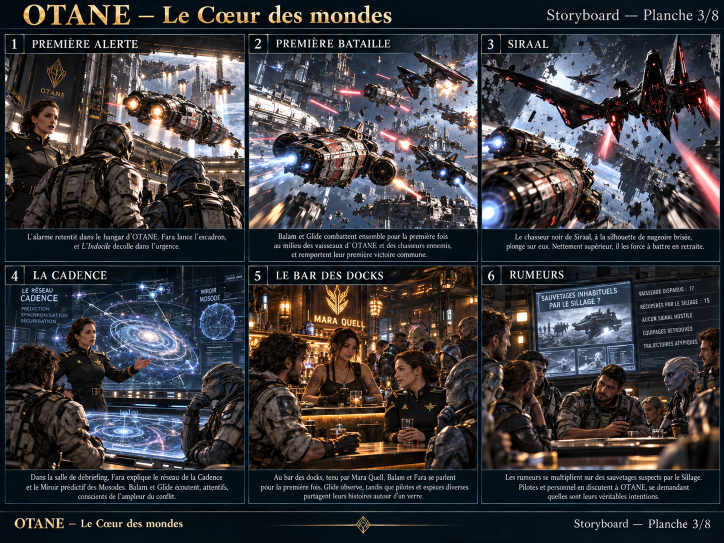
#> input picture otane-previz/animatic/src/planche3.png, 1448 x 1086 px, given in place of sc1_p1.png, which was not available (shown at 1/2 size)
$ python cfg_sc1.py
#> lines starting #> are read from the running program, lines starting #| are printed output that depends on the picture; pictures that were not available may be replaced by others from this repository, and a replacement may not be noted
### otane-previz/animatic/layout.py
"""Détection automatique des cases d'une planche (2 rangées × 3 colonnes)."""
import numpy as np
from PIL import Image


def _groups(mask):
    g, s = [], None
    for i, v in enumerate(mask):
        if v and s is None:
            s = i
        if not v and s is not None:
            g.append((s, i - 1))
            s = None
    if s is not None:
        g.append((s, len(mask) - 1))
    return g


def panels(path):
    """Renvoie [(x0, y0, x1, y1)] des 6 zones d'image, dans l'ordre de lecture, sans bandeau ni légende."""
    a = np.asarray(Image.open(path).convert('L')).astype(float)
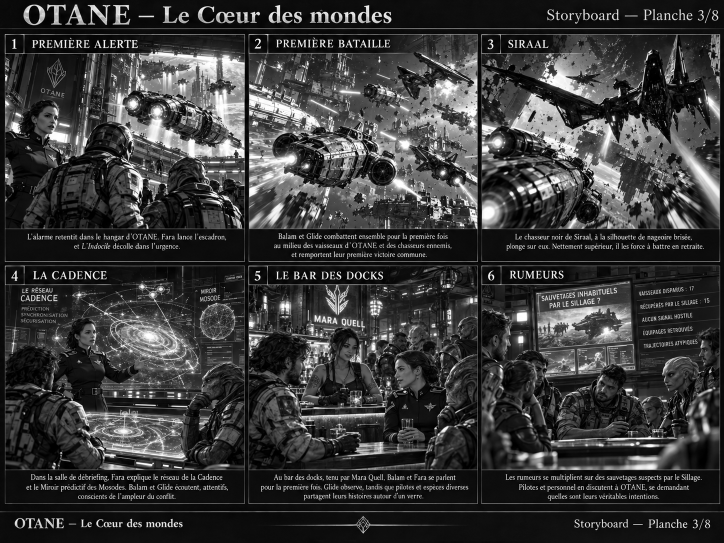
#> a: shape (1086, 1448) float64 (shown at 1/2 size); min 0, max 255, mean 57.8
    cols = [g for g in _groups(a[150:900].mean(0) < 22) if g[1] - g[0] >= 3]
#> the loop in _groups, `for i, v in enumerate(mask):` made 1448 passes
#> v on passes 1 to 12: True, True, True, True, True, True, True, True, True, False, False, False
#> after the loop in _groups, `for i, v in enumerate(mask):`: g = [(0, 8), (490, 496), (956, 962)]; s = 1441
#> cols = [(0, 8), (490, 496), (956, 962), (1441, 1447)]
    rows = [g for g in _groups(a[:, 100:1350].mean(1) < 22) if g[1] - g[0] >= 2]
#> the loop in _groups (call 2), `for i, v in enumerate(mask):` made 1086 passes
#> rows = [(0, 9), (49, 55), (59, 67), (459, 466), (479, 487), (498, 506), (514, 521), (524, 530), (533, 541), (559, 564), (941, 948), (960, 967), (980, 989), (998, 1005), (1008, 1021), (1025, 1043), (1055, 1085)]
    xs = [(cols[i][1] + 5, cols[i + 1][0] - 4) for i in range(3)]
#> xs = [(13, 486), (501, 952), (967, 1437)]
    cap1 = min(g[0] for g in rows if 400 < g[0] < 520)
#> cap1 = 459
    gut = max(g[1] for g in rows if cap1 < g[0] < 560)
#> gut = 564
    cap2 = min(g[0] for g in rows if g[0] > 900)
#> cap2 = 941
    ys = [(110, cap1 - 2), (gut + 42, cap2 - 2)]
#> ys = [(110, 457), (606, 939)]
    return [(x0, y0, x1, y1) for (y0, y1) in ys for (x0, x1) in xs]

### otane-previz/animatic/cfgutil.py
"""Outils communs aux configurations d'animatique.

Dans une configuration, les positions s'écrivent en fractions de la case (0 à 1),
la largeur de cadre caméra aussi (1 = toute la largeur de la case).
`case()` convertit tout en pixels de case.
"""
from pathlib import Path

from PIL import Image

import layout

SRC = Path(__file__).resolve().parent / 'src'

ORANGE = (1.0, 0.62, 0.25)
BLUE = (0.45, 0.7, 1.0)
RED = (1.0, 0.18, 0.15)
CYAN = (0.35, 0.85, 1.0)
WARM = (1.0, 0.72, 0.38)
WHITE = (1.0, 1.0, 1.0)
GOLDF = (1.0, 0.8, 0.4)
GREY = (0.55, 0.55, 0.58)

SERIF = '/usr/share/fonts/truetype/liberation/LiberationSerif-Regular.ttf'
SERIF_B = '/usr/share/fonts/truetype/liberation/LiberationSerif-Bold.ttf'
SANS = '/usr/share/fonts/opentype/inter/Inter-Regular.otf'
GOLD = (222, 184, 110)


def _pt(x, y, w, h):
    return x * w, y * h


def _rect(r, w, h):
    return (r[0] * w, r[1] * h, r[2] * w, r[3] * h)


def scale_fx(f, w, h):
    k = f[0]
    if k in ('glow',):
        return (k, f[1] * w, f[2] * h) + tuple(f[3:])
    if k in ('boom',):
        return (k, f[1], f[2] * w, f[3] * h, f[4])
    if k in ('bolts',):
        return (k, f[1], [_rect(r, w, h) for r in f[2]]) + tuple(f[3:])
    if k in ('screen',):
        return (k,) + _rect(f[1:5], w, h) + tuple(f[5:])
    if k in ('glitch', 'water', 'smoke'):
        return (k, _rect(f[1], w, h)) + tuple(f[2:])
    if k in ('sparks',):
        return (k, f[1], _rect(f[2], w, h)) + tuple(f[3:])
    if k in ('glints', 'dying', 'birds', 'twinkle'):
        return (k, [_pt(x, y, w, h) for x, y in f[1]]) + tuple(f[2:])
    if k in ('rays', 'vortex', 'radar', 'ring', 'ringglow'):
        return (k, f[1] * w, f[2] * h) + tuple(f[3:])
    if k in ('diamond',):
        return (k, f[1] * w, f[2] * h, f[3] * w, f[4] * h)
    if k in ('beams',):
        return (k, [_rect(r, w, h) for r in f[1]]) + tuple(f[2:])
    return f


def case(src, idx, label, title, text, cam, fx=(), dur=8.5, trans='fade', shake=0.6, roll=0.0,
         mood='tension', sfx=()):
    """Une case : src = nom de planche dans animatic/src, idx = 1..6 dans l'ordre de lecture."""
    path = SRC / f'{src}.png'
    box = layout.panels(path)[idx - 1]
#> box = (13, 110, 486, 457)
    w, h = box[2] - box[0], box[3] - box[1]
#> w = 473; h = 347
    return dict(kind='panel', id=f'{src}-{idx}', src=str(path), box=box, label=label, title=title, text=text,
                cam=[(t, cx * w, cy * h, cw * w) for t, cx, cy, cw in cam],
                fx=[scale_fx(f, w, h) for f in fx], dur=dur, trans=trans, shake=shake, roll=roll,
                mood=mood, sfx=list(sfx))


def card(cid, dur, lines, mood='ouverture', sfx=()):
    return dict(kind='card', id=cid, dur=dur, lines=lines, mood=mood, sfx=list(sfx))


def title_card(cid, sub, dur=5.5, mood='ouverture'):
    return card(cid, dur, [('OTANE', SERIF_B, 90, GOLD), ('Le Cœur des mondes', SERIF, 38, GOLD), ('', SANS, 18, None),
                           (sub, SANS, 22, (205, 205, 205))], mood=mood, sfx=[(0.3, 'swell', 0.6), (4.0, 'chime', 0.3)])


# [5 lines left out: function end_card, not called in this run]


def size(path):
    return Image.open(path).size

### otane-previz/animatic/cfg_sc1.py
"""Scène clé 1 — du cimetière de Sol à La Couronne (planches 1/2 et 2/2).
Positions en fractions de case ; caméra : (t, centre x, centre y, largeur de cadre)."""
from cfgutil import BLUE, CYAN, GREY, GOLDF, ORANGE, RED, WARM, WHITE, card, case, end_card, title_card, SERIF, GOLD


def L(p, c):
    return f'SCÈNE CLÉ 1  ·  PLANCHE {p}  ·  CASE {c}'


SEGS = [
    title_card('intro', 'Storyboard animé — scène clé 1'),
    # ---------------------------------------------------------------- planche 1/2
    case('sc1_p1', 1, L(1, 1), 'Le cimetière de Sol',
         "Dans le cimetière de Sol, autour d'une Terre épuisée, Cassian Vance démonte une pièce sur l'épave d'un vieux vaisseau.",
         cam=[(0, 0.5, 0.5, 1.0), (9.5, 0.42, 0.42, 0.66)], dur=9.5, shake=0.4, mood='deuil',
         fx=[('glow', 0.42, 0.14, 3, WHITE, 1.0, 'flick'), ('glow', 0.56, 0.72, 4, WARM, 0.9, 'flick'),
             ('glow', 0.66, 0.62, 3, WARM, 0.8, 'flick'), ('glow', 0.47, 0.47, 3, ORANGE, 1.4, 'flick'),
             ('sparks', 14, (0.42, 0.42, 0.52, 0.52), ORANGE), ('dust', 50, GREY, 0.18)],
         sfx=[(0.0, 'breath', 0.4), (2.5, 'metal', 0.25), (5.0, 'spark', 0.3), (7.0, 'breath', 0.35)]),
    case('sc1_p1', 2, L(1, 2), 'Soran le retrouve',
         "Soran repère Cassian Vance parmi les épaves et se lance à sa poursuite.",
         cam=[(0, 0.5, 0.5, 1.0), (2, 0.5, 0.5, 1.0), (8.5, 0.72, 0.5, 0.62)], mood='tension',
         fx=[('radar', 0.49, 0.47, 50, CYAN), ('screen', 0.64, 0.36, 0.89, 0.66, RED, 0.12),
             ('glitch', (0.64, 0.36, 0.89, 0.66), 0.6), ('glow', 0.33, 0.27, 2, RED, 0.9, 'pulse', 0.5),
             ('glow', 0.78, 0.45, 4, RED, 0.8, 'pulse', 1.5)],
         sfx=[(0.0, 'hum', 0.4), (1.5, 'scan', 0.35), (5.0, 'lock', 0.5)]),
    case('sc1_p1', 3, L(1, 3), 'La poursuite',
         "Cassian Vance fuit entre les débris. Soran reste collé à sa traîne.",
         cam=[(0, 0.5, 0.5, 1.0), (8, 0.55, 0.5, 0.74)], dur=8, shake=3, trans='flash', mood='combat',
         fx=[('glow', 0.3, 0.64, 9, ORANGE, 1.7, 'flick'), ('glow', 0.37, 0.65, 7, ORANGE, 1.5, 'flick'),
             ('glow', 0.7, 0.36, 7, BLUE, 1.6, 'flick'), ('glow', 0.86, 0.4, 7, BLUE, 1.6, 'flick'),
             ('bolts', 8, [(0.55, 0.32, 0.72, 0.45)], (-1.0, 0.3), RED, 0.32),
             ('streaks', 40, (-1.0, 0.15), 0.55)],
         sfx=[(0.0, 'flyby', 0.7), (0.0, 'roar', 0.5), (5.0, 'flyby', 0.5)]),
    case('sc1_p1', 4, L(1, 4), 'Trois systèmes de rancune',
         "Entre les carcasses, Soran ouvre le feu. Cassian Vance rase les coques pour lui échapper.",
         cam=[(0, 0.45, 0.5, 0.8), (8, 0.55, 0.45, 1.0)], dur=8, shake=4, trans='cut', mood='combat',
         fx=[('glow', 0.86, 0.25, 8, BLUE, 1.7, 'flick'), ('glow', 0.35, 0.52, 6, ORANGE, 1.4, 'flick'),
             ('bolts', 9, [(0.65, 0.2, 0.9, 0.42)], (-1.0, 0.28), RED, 0.3),
             ('boom', 1.4, 0.08, 0.45, 40), ('boom', 4.2, 0.33, 0.55, 34), ('boom', 6.6, 0.55, 0.75, 38),
             ('kick', 4.2, 8), ('streaks', 35, (-1.0, 0.3), 0.5)],
         sfx=[(0.0, 'roar', 0.5), (3.0, 'flyby', 0.6)]),
    case('sc1_p1', 5, L(1, 5), 'La balise',
         "Au passage des deux vaisseaux, une balise muette depuis des siècles se rallume.",
         cam=[(0, 0.42, 0.7, 0.66), (2.5, 0.42, 0.7, 0.66), (9.5, 0.55, 0.45, 1.0)], dur=9.5, shake=0.8, mood='mystère',
         fx=[('glow', 0.6, 0.27, 16, GOLDF, 1.4, 'ramp', 4), ('ring', 0.6, 0.27, 260, GOLDF, 2.2, 0.3),
             ('glow', 0.06, 0.72, 8, ORANGE, 1.5, 'flick'), ('glow', 0.33, 0.83, 6, BLUE, 1.5, 'flick'),
             ('glow', 0.43, 0.83, 6, BLUE, 1.5, 'flick'), ('dust', 30, (0.8, 0.85, 1.0), 0.12)],
         sfx=[(0.0, 'engine', 0.4), (2.5, 'beacon', 0.6), (5.0, 'rise', 0.4)]),
    case('sc1_p1', 6, L(1, 6), 'Le basculement',
         "L'espace s'ouvre devant eux. Les deux vaisseaux sont aspirés.",
         cam=[(0, 0.5, 0.5, 1.0), (9, 0.6, 0.42, 0.62)], dur=9, shake=2, mood='mystère',
         fx=[('vortex', 0.6, 0.4, 140, 0.35), ('glow', 0.06, 0.38, 8, ORANGE, 1.5, 'flick'),
             ('glow', 0.39, 0.72, 6, BLUE, 1.5, 'flick'), ('glow', 0.47, 0.75, 6, BLUE, 1.5, 'flick'),
             ('streaks', 40, (0.7, -0.4), 0.45), ('blind', 0.15)],
         sfx=[(0.0, 'tide', 0.5), (1.0, 'rise', 0.6), (6.0, 'tear', 0.6)]),
    # ---------------------------------------------------------------- planche 2/2
    card('p2', 3.0, [('Planche 2', SERIF, 50, GOLD)], mood='mystère'),
    case('sc1_p2', 1, L(2, 1), 'Dans le Sillage',
         "Pris dans le courant du Sillage, les deux vaisseaux ne répondent plus aux commandes.",
         cam=[(0, 0.5, 0.5, 1.0), (8.5, 0.6, 0.4, 0.72)], shake=3, roll=4, mood='mystère',
         fx=[('vortex', 0.68, 0.33, 130, 0.45), ('glow', 0.17, 0.28, 8, ORANGE, 1.5, 'flick'),
             ('glow', 0.55, 0.62, 6, BLUE, 1.5, 'flick'), ('glow', 0.67, 0.64, 6, BLUE, 1.5, 'flick'),
             ('streaks', 50, (0.8, -0.5), 0.5), ('blind', 0.18)],
         sfx=[(0.0, 'tide', 0.6), (2.0, 'emp', 0.4), (5.0, 'scrape', 0.4)]),
    case('sc1_p2', 2, L(2, 2), 'Perte de contrôle',
         "La lumière les aveugle. Les instruments affichent n'importe quoi. Plus aucune manœuvre ne répond.",
         cam=[(0, 0.35, 0.45, 0.7), (8.5, 0.62, 0.45, 0.75)], shake=5, roll=3, trans='cut', mood='combat',
         fx=[('alarm', 1.8, 0.5), ('screen', 0.68, 0.0, 0.98, 0.3, RED, 0.18), ('glitch', (0.6, 0.0, 1.0, 0.35), 0.2),
             ('glow', 0.85, 0.88, 6, RED, 1.2, 'pulse', 2), ('blind', 0.55), ('static', 0.3)],
         sfx=[(0.0, 'klaxon', 0.5), (2.0, 'glitch', 0.4), (4.0, 'alarm', 0.4), (6.0, 'emp', 0.4)]),
    case('sc1_p2', 3, L(2, 3), 'La Couronne',
         "Ils ressortent face à La Couronne, la cité orbitale où se croisent les mondes d'OTANE.",
         cam=[(0, 0.35, 0.68, 0.6), (2, 0.35, 0.68, 0.6), (9.5, 0.5, 0.45, 1.0)], dur=9.5, shake=0.6, mood='merveille',
         fx=[('glow', 0.07, 0.53, 8, ORANGE, 1.4, 'flick'), ('glow', 0.43, 0.77, 6, BLUE, 1.5, 'flick'),
             ('twinkle', [(0.3, 0.2), (0.45, 0.15), (0.62, 0.28), (0.75, 0.12), (0.88, 0.3), (0.55, 0.38), (0.2, 0.35)], WARM),
             ('glow', 0.62, 0.33, 10, GOLDF, 0.7, 'pulse', 0.4)],
         sfx=[(0.0, 'enter', 0.5), (1.5, 'swell', 0.5)]),
    case('sc1_p2', 4, L(2, 4), "Arrêtés à l'arrivée",
         "Des faisceaux de traction les saisissent aussitôt. La défense de La Couronne coupe leurs moteurs.",
         cam=[(0, 0.5, 0.5, 1.0), (8.5, 0.4, 0.55, 0.75)], shake=1, mood='tension',
         fx=[('beams', [(0.15, 0.17, 0.1, 0.62), (0.32, 0.2, 0.27, 0.5), (0.85, 0.47, 0.72, 0.85), (0.75, 0.45, 0.6, 0.72)], CYAN),
             ('glow', 0.05, 0.47, 8, ORANGE, 1.4, 'fade', 4), ('glow', 0.85, 0.47, 6, BLUE, 1.2, 'flick')],
         sfx=[(0.0, 'tractor', 0.6), (4.0, 'engineoff', 0.5), (6.5, 'clank', 0.4)]),
    case('sc1_p2', 5, L(2, 5), 'Fara Dresde',
         "Menottés, Cassian Vance et Soran sont conduits devant Fara Dresde, officier d'OTANE.",
         cam=[(0, 0.35, 0.55, 0.72), (9, 0.62, 0.48, 1.0)], dur=9, shake=0.5, mood='tension',
         fx=[('glow', 0.18, 0.76, 4, CYAN, 1.4, 'pulse', 0.7), ('glow', 0.26, 0.74, 4, CYAN, 1.4, 'pulse', 0.7),
             ('glow', 0.61, 0.12, 8, GOLDF, 0.5, 'pulse', 0.3), ('dust', 30, WARM, 0.15)],
         sfx=[(0.0, 'hangar', 0.5), (0.5, 'steps', 0.4), (5.0, 'steps', 0.3)]),
    case('sc1_p2', 6, L(2, 6), 'Une nouvelle règle du jeu',
         "La chasse s'arrête là. OTANE leur pose des bracelets et ne compte pas les laisser repartir.",
         cam=[(0, 0.5, 0.5, 1.0), (9, 0.47, 0.68, 0.6)], dur=9, shake=0.4, mood='tension',
         fx=[('glow', 0.42, 0.72, 5, CYAN, 1.6, 'on', 3.0), ('glow', 0.52, 0.76, 5, CYAN, 1.6, 'on', 3.3),
             ('dust', 25, WARM, 0.12)],
         sfx=[(3.0, 'lock', 0.5), (3.3, 'click', 0.4)]),
    end_card('end'),
]
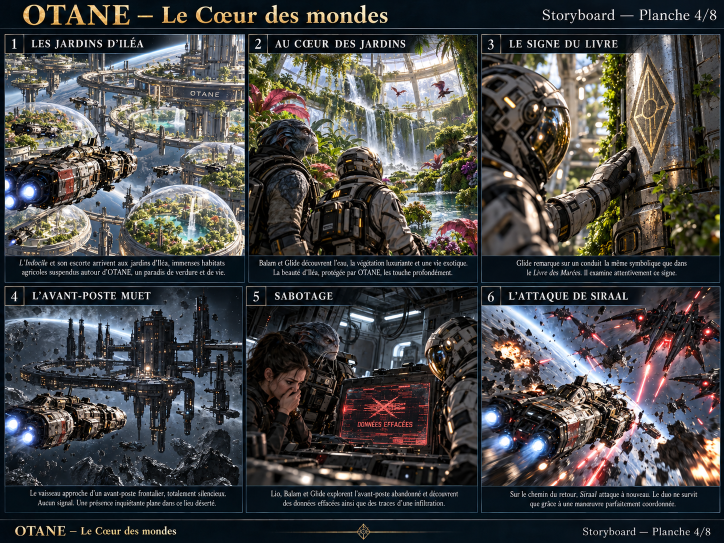
#> input picture otane-previz/animatic/src/planche4.png, 1448 x 1086 px, given in place of sc1_p2.png, which was not available (shown at 1/2 size)
#> in panels (call 7), `a = np.asarray(Image.open(path).convert('L')).astype(float)`:
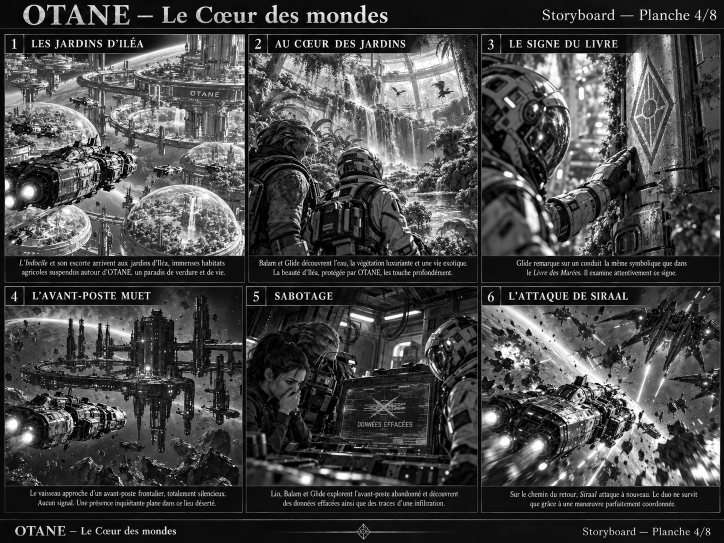
#> a: shape (1086, 1448) float64 (shown at 1/2 size); min 0, max 255, mean 69.2
#> in panels (call 7), `cols = [g for g in _groups(a[150:900].mean(0) < 22) if g[1] - g[0] >= 3]`: cols = [(0, 8), (956, 961), (1441, 1447)]
#> in panels (call 7), `rows = [g for g in _groups(a[:, 100:1350].mean(1) < 22) if g[1] - g[0]..`: rows = [(0, 9), (49, 55), (58, 67), (513, 519), (532, 538), (551, 563), (566, 571), (575, 583), (973, 981), (994, 1002), (1013, 1023), (1026, 1037), (1041, 1058), (1070, 1085)]
#> (the run stopped early here; a loop or call above may not have finished)
